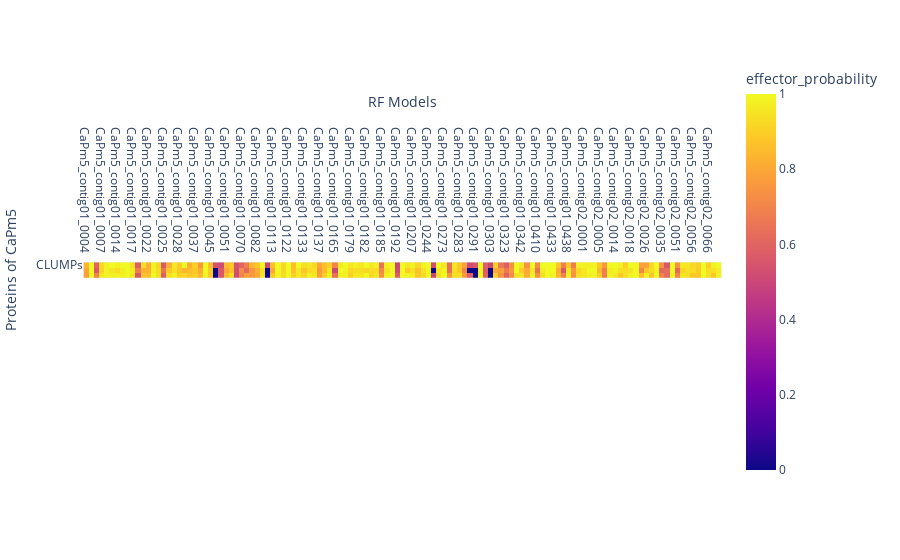

Notebook cell for this chart:
### Code cell
import plotly.express as px

## HITMAP of protein probaility to be effectors in 3 models 
for s in capms:
    df_pred_cl = pd.read_csv(f"{table_base_dir}capm{s}/model_clumps_on_dataset20230224/probability_of_predictions.tsv",
                                  sep="\t",
                                  header=0)
    df_pred_mf = pd.read_csv(f"{table_base_dir}capm{s}/model_std_on_dataset20230224/probability_of_predictions.tsv",
                                  sep="\t",
                                  header=0)
    df_pred_cl_mf = pd.read_csv(f"{table_base_dir}capm{s}/model_clumps_std_on_dataset20230224/probability_of_predictions.tsv",
                                  sep="\t",
                                  header=0)
    df_pred_cl_eff = df_pred_cl[["effector_prob", "seq_id"]][df_pred_cl["effector_prob"] >= 0.90]
    df_pred_mf_eff = df_pred_mf[["effector_prob", "seq_id"]][df_pred_mf["effector_prob"] >= 0.90]
    df_pred_cl_mf_eff = df_pred_cl_mf[["effector_prob", "seq_id"]][df_pred_cl_mf["effector_prob"] >= 0.9]
    prot_names = list(df_pred_cl["seq_id"][df_pred_cl["effector_prob"] >= 0.90])
    dfs = df_pred_cl_eff.merge(df_pred_mf_eff, on="seq_id", how="left").fillna(0)
    dfs = dfs.merge(df_pred_cl_mf_eff, on="seq_id", how="left").fillna(0)
    print(dfs)
    data=[list(dfs["effector_prob_x"]), list(dfs["effector_prob_y"]), list(dfs["effector_prob"])]
    
    fig = px.imshow(data,
                    labels=dict(x="RF Models", y=f"Proteins of CaPm{s}", color="effector_probability"),
                    x=[seq_id for seq_id in prot_names],
                    y=['CLUMPs', 'Motifs', 'CLUMPs_Motifs']
                   )
    fig.update_xaxes(side="top")
    fig.show()

### Figure 1 — Plotly figure (JSON) as saved in the notebook; plotly's stock layout.template omitted (floating-point values rounded to 4 significant figures; data arrays with more than 128 entries replaced by an {"elided": "..."} marker saying what was removed)
{"data": [{"coloraxis": "coloraxis", "hovertemplate": "RF Models: %{x}<br>Proteins of CaPm5: %{y}<br>effector_probability: %{z}<extra></extra>", "name": "0", "type": "heatmap", "x": ["CaPm5_contig01_0004", "CaPm5_contig01_0005", "CaPm5_contig01_0006", "CaPm5_contig01_0007", "CaPm5_contig01_0008", "CaPm5_contig01_0009", "CaPm5_contig01_0014", "CaPm5_contig01_0015", "CaPm5_contig01_0016", "CaPm5_contig01_0017", "CaPm5_contig01_0019", "CaPm5_contig01_0021", "CaPm5_contig01_0022", "CaPm5_contig01_0023", "CaPm5_contig01_0024", "CaPm5_contig01_0025", "CaPm5_contig01_0026", "CaPm5_contig01_0027", "CaPm5_contig01_0028", "CaPm5_contig01_0035", "CaPm5_contig01_0036", "CaPm5_contig01_0037", "CaPm5_contig01_0043", "CaPm5_contig01_0044", "CaPm5_contig01_0045", "CaPm5_contig01_0049", "CaPm5_contig01_0050", "CaPm5_contig01_0051", "CaPm5_contig01_0060", "CaPm5_contig01_0069", "CaPm5_contig01_0070", "CaPm5_contig01_0072", "CaPm5_contig01_0073", "CaPm5_contig01_0082", "CaPm5_contig01_0087", "CaPm5_contig01_0103", "CaPm5_contig01_0113", "CaPm5_contig01_0114", "CaPm5_contig01_0115", "CaPm5_contig01_0122", "CaPm5_contig01_0129", "CaPm5_contig01_0132", "CaPm5_contig01_0133", "CaPm5_contig01_0134", "CaPm5_contig01_0136", "CaPm5_contig01_0137", "CaPm5_contig01_0149", "CaPm5_contig01_0157", "CaPm5_contig01_0165", "CaPm5_contig01_0176", "CaPm5_contig01_0178", "CaPm5_contig01_0179", "CaPm5_contig01_0180", "CaPm5_contig01_0181", "CaPm5_contig01_0182", "CaPm5_contig01_0183", "CaPm5_contig01_0184", "CaPm5_contig01_0185", "CaPm5_contig01_0187", "CaPm5_contig01_0191", "CaPm5_contig01_0192", "CaPm5_contig01_0199", "CaPm5_contig01_0202", "CaPm5_contig01_0207", "CaPm5_contig01_0231", "CaPm5_contig01_0243", "CaPm5_contig01_0244", "CaPm5_contig01_0269", "CaPm5_contig01_0270", "CaPm5_contig01_0273", "CaPm5_contig01_0276", "CaPm5_contig01_0277", "CaPm5_contig01_0283", "CaPm5_contig01_0284", "CaPm5_contig01_0287", "CaPm5_contig01_0291", "CaPm5_contig01_0298", "CaPm5_contig01_0302", "CaPm5_contig01_0303", "CaPm5_contig01_0304", "CaPm5_contig01_0310", "CaPm5_contig01_0323", "CaPm5_contig01_0333", "CaPm5_contig01_0338", "CaPm5_contig01_0342", "CaPm5_contig01_0396", "CaPm5_contig01_0408", "CaPm5_contig01_0410", "CaPm5_contig01_0411", "CaPm5_contig01_0431", "CaPm5_contig01_0433", "CaPm5_contig01_0435", "CaPm5_contig01_0436", "CaPm5_contig01_0438", "CaPm5_contig01_0439", "CaPm5_contig01_0440", "CaPm5_contig02_0001", "CaPm5_contig02_0002", "CaPm5_contig02_0003", "CaPm5_contig02_0005", "CaPm5_contig02_0006", "CaPm5_contig02_0007", "CaPm5_contig02_0014", "CaPm5_contig02_0016", "CaPm5_contig02_0017", "CaPm5_contig02_0018", "CaPm5_contig02_0019", "CaPm5_contig02_0022", "CaPm5_contig02_0026", "CaPm5_contig02_0029", "CaPm5_contig02_0030", "CaPm5_contig02_0035", "CaPm5_contig02_0040", "CaPm5_contig02_0043", "CaPm5_contig02_0051", "CaPm5_contig02_0052", "CaPm5_contig02_0054", "CaPm5_contig02_0056", "CaPm5_contig02_0057", "CaPm5_contig02_0064", "CaPm5_contig02_0066", "CaPm5_contig02_0067", "CaPm5_contig02_0076"], "xaxis": "x", "y": ["CLUMPs", "Motifs", "CLUMPs_Motifs"], "yaxis": "y", "z": {"elided": "3x123 float values"}}], "layout": {"coloraxis": {"colorbar": {"title": {"text": "effector_probability"}}, "colorscale": [[0, "#0d0887"], [0.1111, "#46039f"], [0.2222, "#7201a8"], [0.3333, "#9c179e"], [0.4444, "#bd3786"], [0.5556, "#d8576b"], [0.6667, "#ed7953"], [0.7778, "#fb9f3a"], [0.8889, "#fdca26"], [1, "#f0f921"]]}, "margin": {"t": 60}, "xaxis": {"anchor": "y", "constrain": "domain", "domain": [0, 1], "scaleanchor": "y", "side": "top", "title": {"text": "RF Models"}}, "yaxis": {"anchor": "x", "autorange": "reversed", "constrain": "domain", "domain": [0, 1], "title": {"text": "Proteins of CaPm5"}}}}
